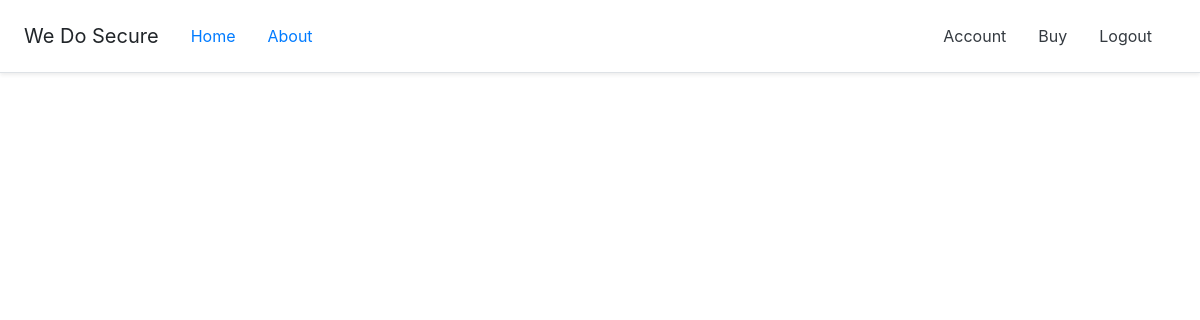
The app's page /details/3 (signed in), older data.
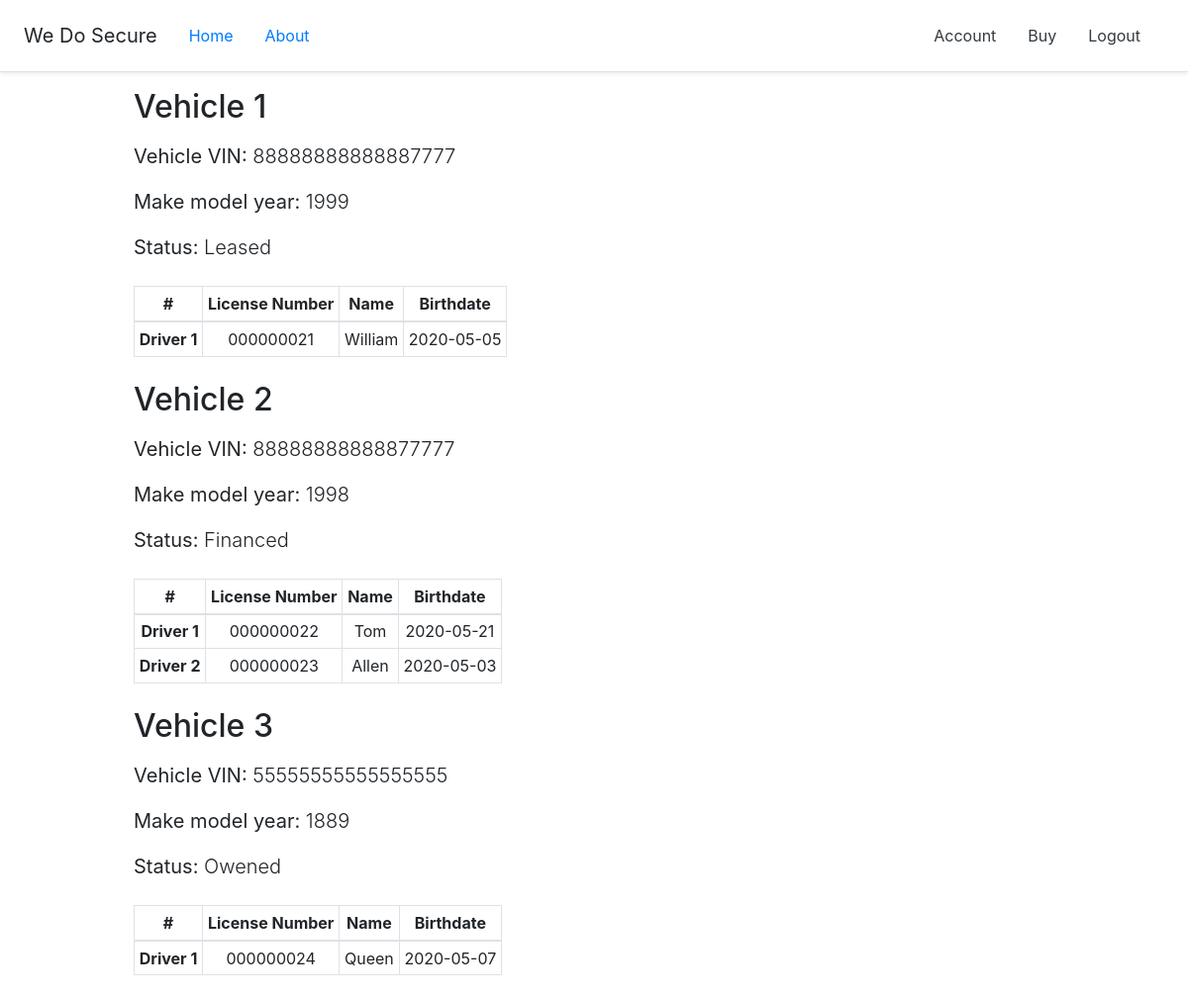
The same page, newer data.
### insurance/models.py (models this page shows, shortened)
class Vehicle(db.Model):
    vin = db.Column(db.String(20), primary_key=True)
    make_model_year = db.Column(db.Integer, nullable=False)
    status = db.Column(db.String(1), nullable=False)
    insurance_id = db.Column(db.Integer, db.ForeignKey('insurance.id'), nullable=False)
    drivers = db.relationship('Driver', backref='vhc', lazy=True)

class Driver(db.Model):
    license_number = db.Column(db.String(20), primary_key=True)
    driver_name = db.Column(db.String(50), nullable=False)
    birthdate = db.Column(db.Date, nullable=False)
    vehicle_id = db.Column(db.Integer, db.ForeignKey('vehicle.vin'), nullable=False)

### insurance/routes.py (the view)
@app.route('/details/<insurance_id>')
@login_required
def details(insurance_id):
    insurance = Insurance.query.get(insurance_id)
    return render_template('details.html', title='details', insurance=insurance)

### insurance/models.py (called while the page is built)
@login_manager.user_loader
def load_user(user_id):
    return Customer.query.get(int(user_id))

### insurance/templates/details.html (shortened to what this page needs)
{% extends "layout.html" %}
{% block content %}
    <div class="content-section">
        {% if insurance.type == 'A' %}
            <div>
                {% for vehicle in insurance.vehicles %}
                    <div class="form-group mb-4">
                        <h2 class="mb-3">Vehicle {{ loop.index0 + 1 }}</h2>
                        <p class="lead"><b>Vehicle VIN: </b>{{ vehicle.vin }}</p>
                        <p class="lead"><b>Make model year: </b>{{ vehicle.make_model_year }}</p>
                        <p class="lead"><b>Status: </b>
                            {% if vehicle.status == 'O' %}
                                Owened
                            {% elif vehicle.status == 'F' %}
                                Financed
                            {% else %}
                                Leased
                            {% endif %}
                        </p>
                        <table class="table-sm table-bordered text-center mt-4">
                            <thead>
                                <tr>
                                    <th scope="col">#</th>
                                    <th scope="col">License Number</th>
                                    <th scope="col">Name</th>
                                    <th scope="col">Birthdate</th>
                                </tr>
                            </thead>
                            <tbody>
                                {% for driver in vehicle.drivers %}
                                    <tr>
                                        <th scope="row">Driver {{ loop.index0 + 1 }}</th>
                                        <td>{{ driver.license_number }}</td>
                                        <td>{{ driver.driver_name }}</td>
                                        <td>{{ driver.birthdate }}</td>
                                    </tr>
                                {% endfor %}
                            </tbody>
                        </table>
                    </div>
                {% endfor %}
            </div>
        {% endif %}
{% endblock content %}

Row changes from the older to the newer data that the page shows:
added Vehicle: vin "88888888888887777", make_model_year "1999", status "Leased"
added Driver: license_number "000000021", driver_name "William", birthdate "2020-05-05", shown under "88888888888887777"
added Vehicle: vin "88888888888877777", make_model_year "1998", status "Financed"
now on this page (row edited): Driver: license_number "000000022", driver_name "Tom", birthdate "2020-05-21", shown under "88888888888877777"
added Driver: license_number "000000023", driver_name "Allen", birthdate "2020-05-03", shown under "88888888888877777"
added Vehicle: vin "55555555555555555", make_model_year "1889", status "Owened"
added Driver: license_number "000000024", driver_name "Queen", birthdate "2020-05-07", shown under "55555555555555555"
